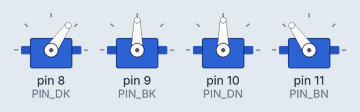
Recording of a sketch running on a simulated Arduino Uno, built with avr-gcc and run on an emulated ATmega328P. Parts: 4 × servo.

Above: at 2.05 s.
At 2.45 s:
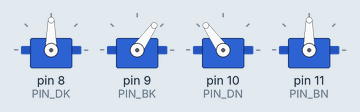
At 2.8 s:
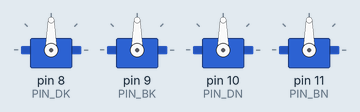
Timing chart, 0 to 5.0 s (numbered marks = the images above):
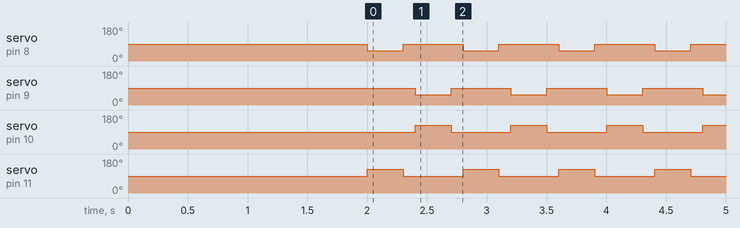

Measured:
- by itself, servo on pin 8 (PIN_DK), servo on pin 9 (PIN_BK): alternates 90° for 0.50 s and 55° for 0.30 s
- by itself, servo on pin 10 (PIN_DN), servo on pin 11 (PIN_BN): alternates 125° for 0.30 s and 90° for 0.50 s

The sketch:

PosisiBerdiriTegakKalibrasiAwal.ino
```cpp
#include <Servo.h>

// Servo
Servo DK; // depan kiri
Servo BK; // belakang kiri
Servo DN; // depan kanan
Servo BN; // belakang kanan

// Pin
const int PIN_DK = 8;
const int PIN_BK = 9;
const int PIN_DN = 10;
const int PIN_BN = 11;

// Posisi
const int TENGAH = 90;
const int LANGKAH = 35;

void setup() {
  DK.attach(PIN_DK);
  BK.attach(PIN_BK);
  DN.attach(PIN_DN);
  BN.attach(PIN_BN);

  berdiri();
  delay(2000);
}

void loop() {

  // =========================
  // STEP 1: kiri + kanan belakang
  // =========================
  DK.write(TENGAH - LANGKAH);
  BN.write(TENGAH + LANGKAH);

  BK.write(TENGAH);
  DN.write(TENGAH);

  delay(300);

  berdiri();
  delay(100);

  // =========================
  // STEP 2: kanan + kiri belakang
  // =========================
  DN.write(TENGAH + LANGKAH);
  BK.write(TENGAH - LANGKAH);

  DK.write(TENGAH);
  BN.write(TENGAH);

   delay(300);

  berdiri();
  delay(100);
}

// =========================
// fungsi berdiri
// =========================
void berdiri() {
  DK.write(TENGAH);
  BK.write(TENGAH);
  DN.write(TENGAH);
  BN.write(TENGAH);
}
```
